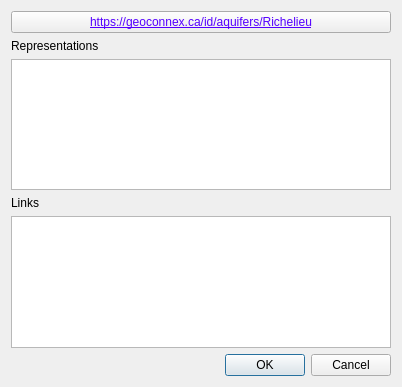
<?xml version="1.0" encoding="UTF-8"?>
<ui version="4.0">
 <class>Dialog</class>
 <widget class="QDialog" name="Dialog">
  <property name="geometry">
   <rect>
    <x>0</x>
    <y>0</y>
    <width>402</width>
    <height>387</height>
   </rect>
  </property>
  <property name="windowTitle">
   <string>Dialog</string>
  </property>
  <layout class="QGridLayout" name="gridLayout">
   <item row="0" column="0">
    <layout class="QVBoxLayout" name="verticalLayout">
     <item>
      <widget class="QPushButton" name="btnNir">
       <property name="styleSheet">
        <string notr="true">font: 75 10pt &quot;Consolas&quot;;
text-decoration: underline;
color: rgb(85, 0, 255);</string>
       </property>
       <property name="text">
        <string>https://geoconnex.ca/id/aquifers/Richelieu</string>
       </property>
      </widget>
     </item>
     <item>
      <widget class="QLabel" name="label_2">
       <property name="text">
        <string>Representations</string>
       </property>
      </widget>
     </item>
     <item>
      <widget class="QListView" name="lvRepresentations">
       <property name="viewMode">
        <enum>QListView::ListMode</enum>
       </property>
      </widget>
     </item>
     <item>
      <widget class="QLabel" name="label_3">
       <property name="text">
        <string>Links</string>
       </property>
      </widget>
     </item>
     <item>
      <widget class="QTableView" name="tvLinks"/>
     </item>
    </layout>
   </item>
   <item row="1" column="0">
    <widget class="QDialogButtonBox" name="buttonBox">
     <property name="orientation">
      <enum>Qt::Horizontal</enum>
     </property>
     <property name="standardButtons">
      <set>QDialogButtonBox::Cancel|QDialogButtonBox::Ok</set>
     </property>
    </widget>
   </item>
  </layout>
 </widget>
 <resources/>
 <connections>
  <connection>
   <sender>buttonBox</sender>
   <signal>accepted()</signal>
   <receiver>Dialog</receiver>
   <slot>accept()</slot>
   <hints>
    <hint type="sourcelabel">
     <x>248</x>
     <y>254</y>
    </hint>
    <hint type="destinationlabel">
     <x>157</x>
     <y>274</y>
    </hint>
   </hints>
  </connection>
  <connection>
   <sender>buttonBox</sender>
   <signal>rejected()</signal>
   <receiver>Dialog</receiver>
   <slot>reject()</slot>
   <hints>
    <hint type="sourcelabel">
     <x>316</x>
     <y>260</y>
    </hint>
    <hint type="destinationlabel">
     <x>286</x>
     <y>274</y>
    </hint>
   </hints>
  </connection>
 </connections>
</ui>
